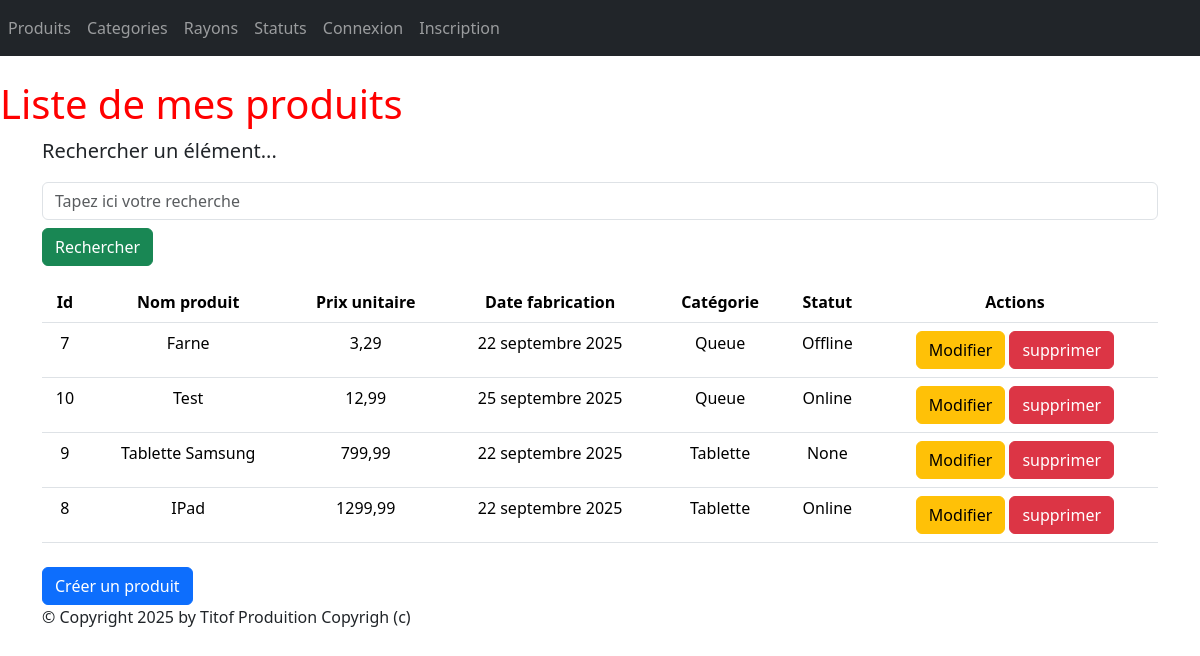
Before: /monApp/produits/ with the older database file.
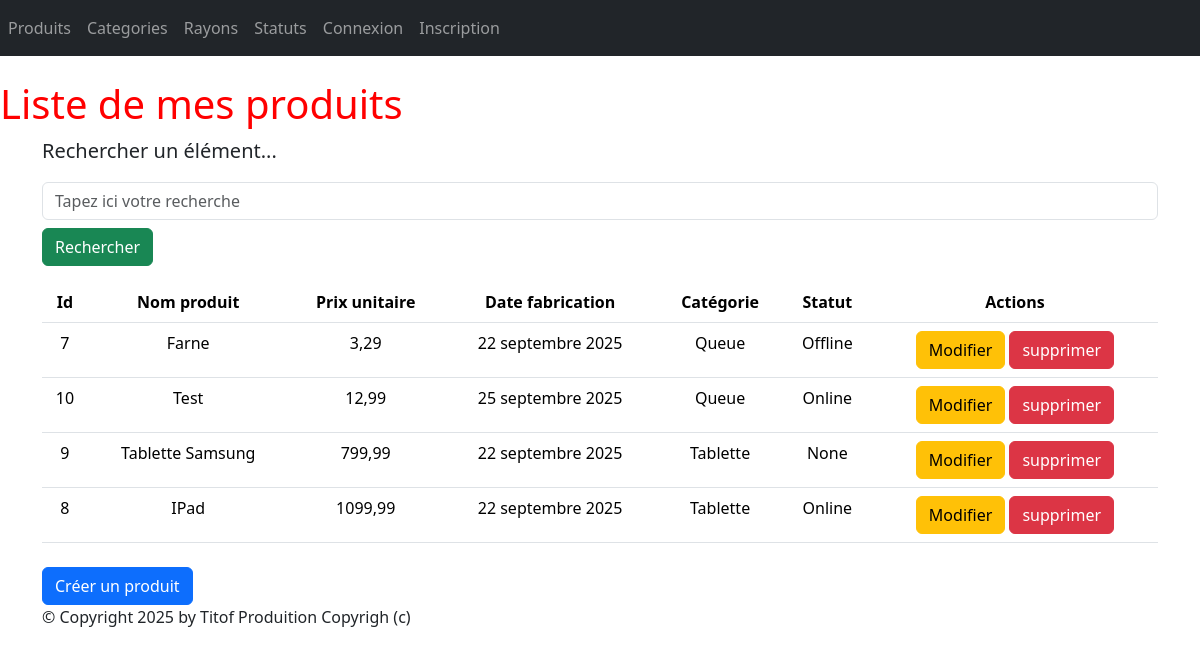
After: the same page with the newer database file.
### monApp/models.py (models this page shows, shortened)
class Produit(models.Model):
    refProd = models.AutoField(primary_key=True)
    intituleProd = models.CharField(max_length=200)
    prixUnitaireProd = models.DecimalField(max_digits=10, decimal_places=2)
    dateFabProd = models.DateField(default=date.today)
    categorie = models.ForeignKey(Categorie, on_delete=models.CASCADE, related_name="produits_categorie", null=True, blank=True)
    status = models.ForeignKey(Statut, on_delete=models.CASCADE, related_name="produits_status",null=True, blank=True)

class Categorie(models.Model):
    idCat = models.AutoField(primary_key=True)
    nomCat = models.CharField(max_length=100)
    def __str__(self):
        return self.nomCat

class Statut(models.Model):
    idStatus = models.AutoField(primary_key=True)
    libelleStatus = models.CharField(max_length=100)
    def __str__(self):
        return self.libelleStatus

### monApp/views.py (the view)
# urls.py: path("produits/", views.ProduitListView.as_view(), name="lst_prdts"),
class ProduitListView(ListView):
    model = Produit
    template_name = "monApp/Read/list/produits.html"
    context_object_name = "produits"
    def get_queryset(self):
        query = self.request.GET.get('search')
        if query:
            return Produit.objects.filter(intituleProd__icontains=query).select_related('categorie').select_related('status')
        return Produit.objects.select_related('categorie').select_related('status').order_by("prixUnitaireProd")
    def get_context_data(self, **kwargs):
        context = super(ProduitListView, self).get_context_data(**kwargs)
        context['titremenu'] = "Liste de mes produits"
        return context

### monApp/templates/monApp/Read/list/produits.html
{% extends 'monApp/base.html' %}
{% block menu %}
<h1>{{titremenu}}</h1>
{% endblock %}
{% block contenu %}
<p class="lead mb-3 ml-0">Rechercher un élément...</p>
<form method="GET" action="" class="mb-3">
<input class="form-control" type="text" name="search" placeholder="Tapez ici votre recherche"
value="{{ request.GET.search }}">
<button type="submit" class="btn btn-success mt-2">Rechercher</button>
</form>
<table class="table">
    <thead class="text-center">
        <th>Id</th>
        <th>Nom produit</th>
        <th>Prix unitaire</th>
        <th>Date fabrication</th>
        <th>Catégorie</th>
        <th>Statut</th>
        <th>Actions</th>
    </thead>
    <tbody>
        {% for prdt in produits %}
        <tr class="text-center">
            <td onclick="window.location.href='{% url 'dtl_prdt' prdt.refProd %}';" style="cursor:pointer;">{{ prdt.refProd }}</td>
            <td onclick="window.location.href='{% url 'dtl_prdt' prdt.refProd %}';" style="cursor:pointer;">{{ prdt.intituleProd }}</td>
            <td onclick="window.location.href='{% url 'dtl_prdt' prdt.refProd %}';" style="cursor:pointer;">{{ prdt.prixUnitaireProd }}</td>
            <td onclick="window.location.href='{% url 'dtl_prdt' prdt.refProd %}';" style="cursor:pointer;">{{ prdt.dateFabProd }}</td>
            <td onclick="window.location.href='{% url 'dtl_prdt' prdt.refProd %}';" style="cursor:pointer;">{{ prdt.categorie }}</td>
            <td onclick="window.location.href='{% url 'dtl_prdt' prdt.refProd %}';" style="cursor:pointer;">{{ prdt.status }}</td>
            <td>
                <button onclick="window.location.href='{% url 'prdt_chng' prdt.refProd %}';" class="btn btn-warning">Modifier</button>
                <button onclick="window.location.href='{% url 'dlt_prdt' prdt.refProd %}';" class="btn btn-danger">supprimer</button>
            </td>
        </tr>
        {% endfor %}
    </tbody>
</table>
<button onclick="window.location.href='{% url 'crt_prdt' %}';" class="btn btn-primary mt-2">Créer un produit</button>
{% endblock %}

### monApp/templates/monApp/base.html (shortened to what this page needs)
<!doctype html>
{% load static %}
{% load django_bootstrap5 %}
{% bootstrap_css %}
<html lang="fr">
<head>
    {% block styles %}
    <link rel="stylesheet" href="{% static 'styles.css' %}" />
    {% endblock %}
</head>
<body>
    {% block nav %}
    <nav class="navbar navbar-expand-md navbar-dark bg-dark mb-4">
    <div class="collapse navbar-collapse" id="navbarNav">
    <ul class="navbar-nav ml-auto">
    <li class="nav-item">
    <a class="nav-link" href="{% url 'lst_prdts' %}">Produits</a>
    </li>
    <li class="nav-item">
    <a class="nav-link" href="{% url 'lst_categories' %}">Categories</a>
    </li>
    <li class="nav-item">
    <a class="nav-link" href="{% url 'lst_rayons' %}">Rayons</a>
    </li>
    <li class="nav-item">
    <a class="nav-link" href="{% url 'lst_statuts' %}">Statuts</a>
    </li>
    {% if user.is_authenticated %}
<li class="nav-item">
<a class="nav-link" href="{% url 'logout' %}">Déconnexion</a>
</li>
{%else%}
<li class="nav-item">
<a class="nav-link" href="{% url 'login' %}">Connexion</a>
</li>
<li class="nav-item">
<a class="nav-link" href="{% url 'register' %}">Inscription</a>
</li>
{%endif%}
    </ul>
    </div>
    </nav>
    {% block menu %}{% endblock %}
    {% endblock %}
    <main role="main" class="container top-pushed">
        <div class="jumbotron">
            {% block contenu %}
            {% endblock %}
        </div>
    </main>
    <footer class="footer">
        <div class="container">
            <p>&copy; Copyright {% now "Y" %} by Titof Produition Copyrigh (c)</p>
        </div>
    </footer>
</body>
</html>

### static/styles.css (style rules this page uses)
h1 { color: red; }

Changed rows visible on the page:
changed Produit "IPad": prixUnitaireProd "1299,99" → "1099,99"
